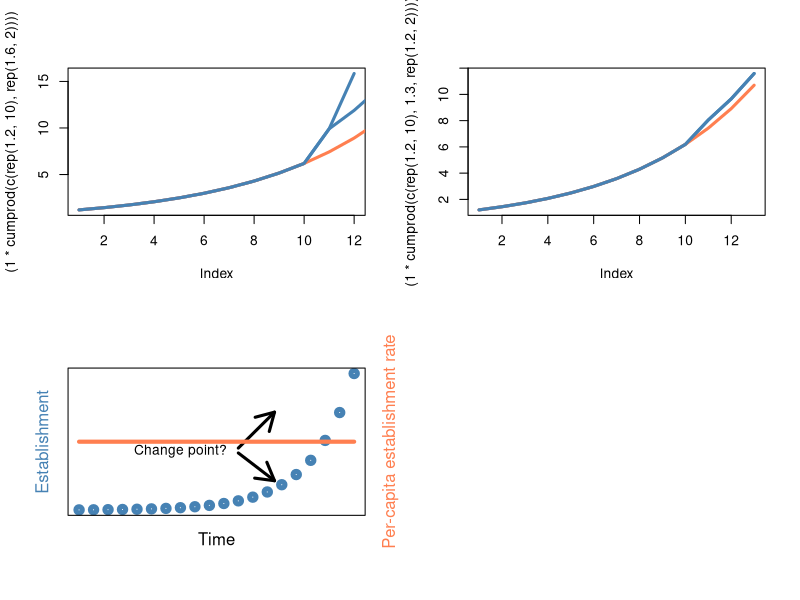

This chart was generated by the following R code: (Note: this script raises an error after producing the figure.)



#######################

par(mfrow=c(2,2))

plot((1*cumprod(c(rep(1.2,10),rep(1.6,2)))), type='l',lwd=3, col='steelblue')
lines((1*cumprod(c(rep(1.2,10),rep(1.2,3)))), col='coral',lwd=3)
lines((1*cumprod(c(rep(1.2,10),1.6,rep(1.2,2)))),lwd=3,col='steelblue')


plot((1*cumprod(c(rep(1.2,10),1.3,rep(1.2,2)))), type='l',lwd=3,col='steelblue')
lines((1*cumprod(c(rep(1.2,10),rep(1.2,3)))), col='coral',lwd=3)
lines((1*cumprod(c(rep(1.2,10),1.3,rep(1.2,2)))),lwd=3,col='steelblue')



plot(((0.1*1.4^(1:20))),lwd=5, col='steelblue',axes = FALSE, bty = "n", xlab = "", ylab = "")
box()
arrows(12,38,14.5,60,lwd=3, length=0.2)
arrows(12,35,14.5,18,lwd=3, length=0.2)
text(8,36,lab='Change point?')
par(new=T)
plot(rep(1.4,25),lwd=4, col='coral',type='l',axes = FALSE, bty = "n", xlab = "", ylab = "")
mtext("Per-capita establishment rate",side=4,col="Coral",line=1) 
mtext("Establishment",side=2,col="steelblue",line=1) 
mtext("Time",side=1,line=1) 



#lines(diff(1*cumprod(c(rep(1.2,10),rep(1.2,3)))), col40='coral',lwd=3)
lines(diff(.1*cumprod(c(rep(s1avg$mean[which(s1avg$years==1840)],length(yrs))+1))),lwd=3,col='coral',type='s')


plot(diff(1*cumprod(c(rep(1.2,15)))), type='l',lwd=3,col='steelblue')
lines(diff(1*cumprod(c(rep(1.2,10),rep(1.2,3)))), col='coral',lwd=3)
lines(diff(1*cumprod(c(rep(1.2,10),1.3,rep(1.2,2)))),lwd=3,col='steelblue')




#Extra

E<-s1avg$mean[18:37]
Years<-seq(1600,1980,by=20)

dat <- data.frame(Years, E, Temp, Precip)
ggplot(dat, aes(Years, E)) +
  geom_line(color="steelblue",size=2) +  geom_ribbon(aes(ymin=s1avg$lower[18:37], ymax=s1avg$upper[18:37]), alpha=0.2)+ylim(0,0.8)+
  geom_line(
    aes(y = Tmod), color='coral',size=2,
    data = ~ transform(., Tmod = scales::rescale(Temp, range(c(0,s1avg$upper[18:37],s1avg$lower[18:37])), range(Temp)))
  ) +
  scale_y_continuous(
    sec.axis = sec_axis(~ scales::rescale(., range(dat$Temp), range(c(0,s1avg$upper[18:37],s1avg$lower[18:37]))),
                        breaks = c(14.5,15,15.5,16,16.5))
  )



